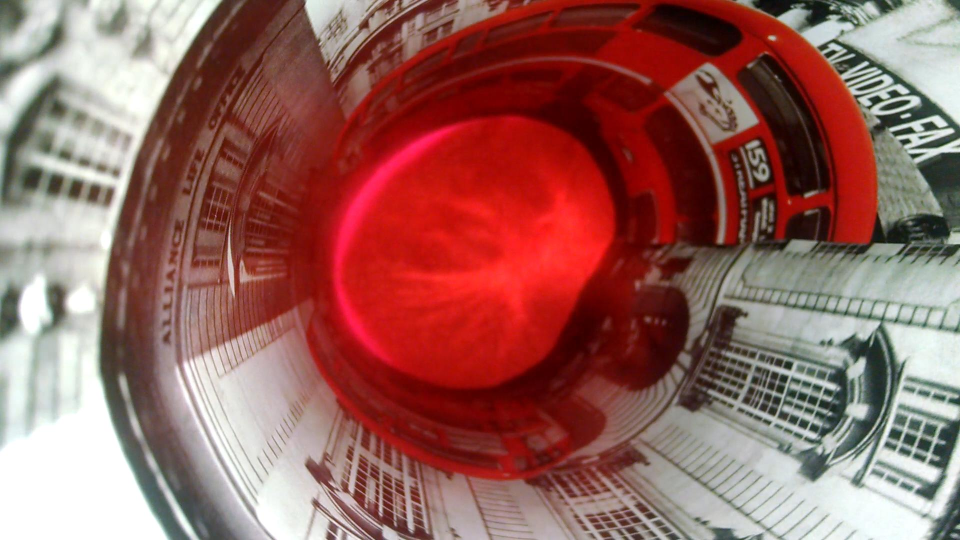
%> input picture MATLAB/london/im15.jpeg, 1920 x 1080 px (shown at 1/2 size)
$ octave firstIterationStitch.m   (GNU Octave 9; MATLAB toolbox functions it lacks are replaced by stand-ins)
%> lines starting %> are read from the running program, lines starting %| are printed output that depends on the picture
% This is the first iteration cycle prototype, adapted from
% MathWorks (2017) Feature Based Panoramic Image Stitching. [online]
% Natick: MathWorks. Available from https://uk.mathworks.com/help/vision/examples/feature-based-panoramic-image-stitching.html [Accessed 10 February 2017].

close all;
%% Step one
% reading in images

% un-comment a preset-datastore below to stitch
%imds = imageDatastore({'im10.jpeg';'im11.jpeg';'im12.jpeg';'im13.jpeg';'im14.jpeg';'im15.jpeg';'im16.jpeg';'im17.jpeg';'im18.jpeg';'im19.jpeg';'im20.jpeg'});
%imds = imageDatastore({'tiger/tigerSmall9.jpeg';'tiger/tigerSmall10.jpeg'});
%imds = imageDatastore({'london/im16.jpeg';'london/im18.jpeg';'london/im19.jpeg';'london/im20.jpeg'});
imds = imageDatastore({'london/im15.jpeg';'london/im16.jpeg'});

figure;
montage(imds.Files);
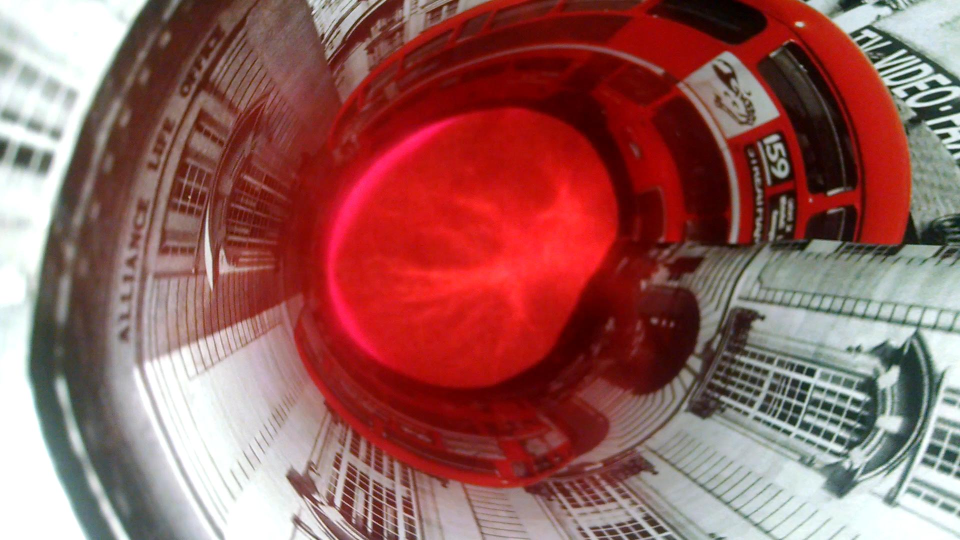
%> input picture MATLAB/london/im16.jpeg, 1920 x 1080 px (shown at 1/2 size)
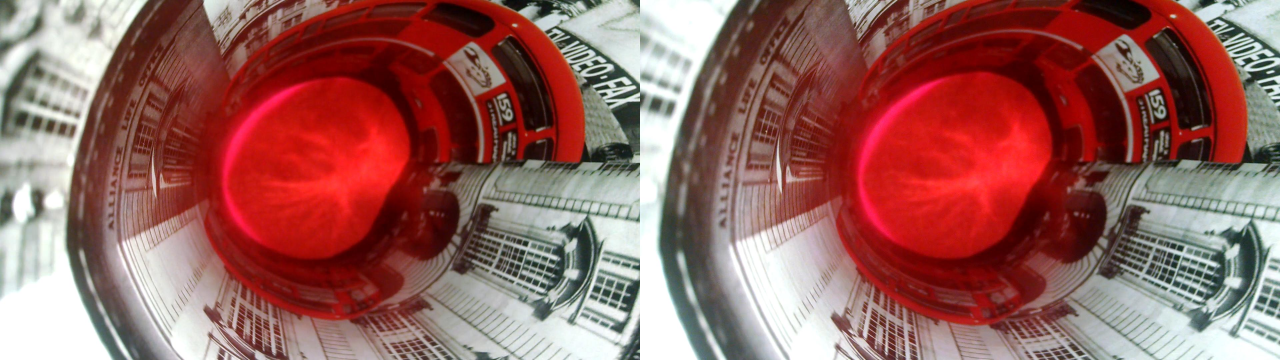
%> displayed picture: size 1080x3840x3, on the screen's scale of 0 to 255 (shown at 1/3 size); mean R, G, B 150.4, 96.9, 92.4
title('Montage');

% Read the first image from the image set.
I = readimage(imds, 1);
%> I is the input picture: size 1080x1920x3 uint8; mean R, G, B 151, 98.7, 93.1

% Initialize features for I(1)
grayImage = rgb2gray(I);
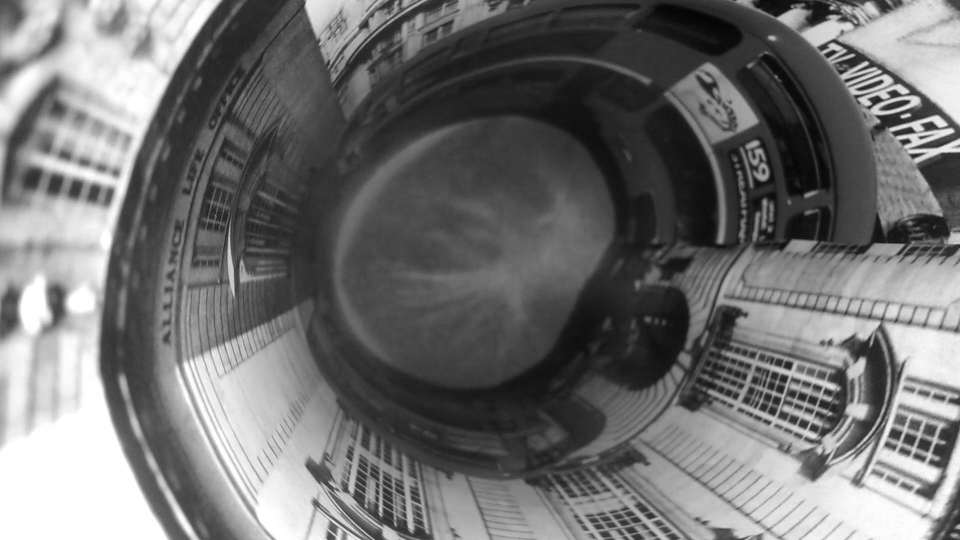
%> grayImage: size 1080x1920 uint8 (shown at 1/2 size); min 3, max 255, mean 113.7
%> (the run ends here)
